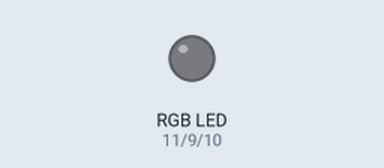
Recording of a sketch running on a simulated Arduino Uno, built with avr-gcc and run on an emulated ATmega328P. Shown: an RGB LED mixed from three pins (HIGH = lit).

Above: at 0.15 s.
Timing chart, 0 to 1.6 s (numbered marks = the images above):
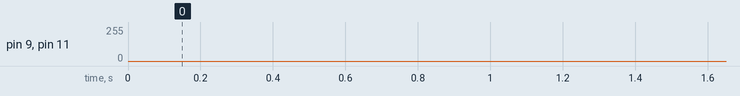

The sketch:

Day6_RGB_Test.ino
```cpp
// (licence header left out)
// Setup our LED pins. Your RGB LED should be connected to these three pins.
const int redPin = 11;
const int bluePin = 10;
const int greenPin = 9;

void setup() {
  pinMode(redPin, OUTPUT);
  pinMode(bluePin, OUTPUT);
  pinMode(greenPin, OUTPUT);
}

void loop() {
  // Fade from "off" to "yellow" (red + green fully on)
  for (int value = 0; value <= 255; ++value)
  {
    analogWrite(redPin, value);
    analogWrite(greenPin, value);
    delay(1);
  }

  // Fade from "yellow" to "off"
  for (int value = 255; value >= 0; --value)
  {
    analogWrite(redPin, value);
    analogWrite(greenPin, value);
    delay(1);
  }
}
```
